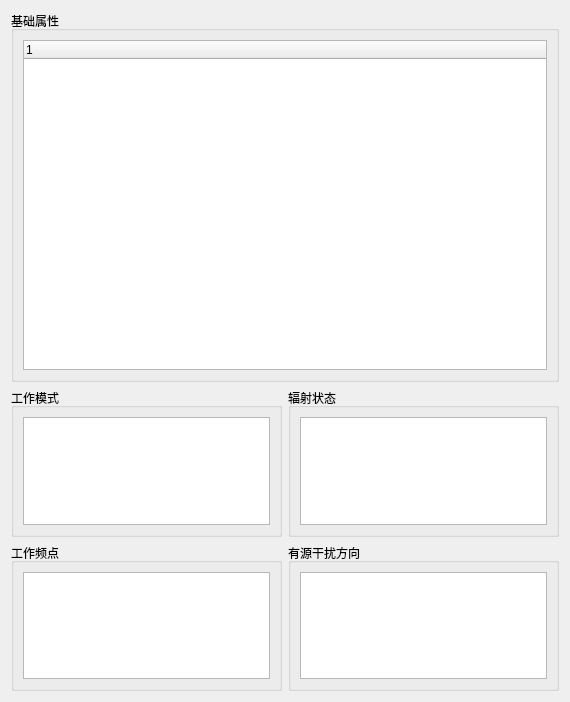
<?xml version="1.0" encoding="UTF-8"?>
<ui version="4.0">
 <class>YuJinView</class>
 <widget class="QWidget" name="YuJinView">
  <property name="geometry">
   <rect>
    <x>0</x>
    <y>0</y>
    <width>570</width>
    <height>702</height>
   </rect>
  </property>
  <property name="windowTitle">
   <string>Form</string>
  </property>
  <layout class="QGridLayout" name="gridLayout" rowstretch="5,2,2">
   <item row="1" column="0">
    <widget class="QGroupBox" name="groupBox_2">
     <property name="title">
      <string>工作模式</string>
     </property>
     <layout class="QGridLayout" name="gridLayout_3">
      <item row="0" column="0">
       <widget class="QTableWidget" name="tableWidget"/>
      </item>
     </layout>
    </widget>
   </item>
   <item row="1" column="1">
    <widget class="QGroupBox" name="groupBox_3">
     <property name="title">
      <string>辐射状态</string>
     </property>
     <layout class="QGridLayout" name="gridLayout_4">
      <item row="0" column="0">
       <widget class="QTableWidget" name="tableWidget_2"/>
      </item>
     </layout>
    </widget>
   </item>
   <item row="0" column="0" colspan="2">
    <widget class="QGroupBox" name="groupBox">
     <property name="title">
      <string>基础属性</string>
     </property>
     <layout class="QGridLayout" name="gridLayout_2">
      <item row="0" column="0">
       <widget class="QTreeWidget" name="treeWidget">
        <column>
         <property name="text">
          <string notr="true">1</string>
         </property>
        </column>
       </widget>
      </item>
     </layout>
    </widget>
   </item>
   <item row="2" column="0">
    <widget class="QGroupBox" name="groupBox_4">
     <property name="title">
      <string>工作频点</string>
     </property>
     <layout class="QGridLayout" name="gridLayout_5">
      <item row="0" column="0">
       <widget class="QTableWidget" name="tableWidget_3"/>
      </item>
     </layout>
    </widget>
   </item>
   <item row="2" column="1">
    <widget class="QGroupBox" name="groupBox_5">
     <property name="title">
      <string>有源干扰方向</string>
     </property>
     <layout class="QGridLayout" name="gridLayout_6">
      <item row="0" column="0">
       <widget class="QTableWidget" name="tableWidget_4"/>
      </item>
     </layout>
    </widget>
   </item>
  </layout>
 </widget>
 <resources/>
 <connections/>
</ui>
